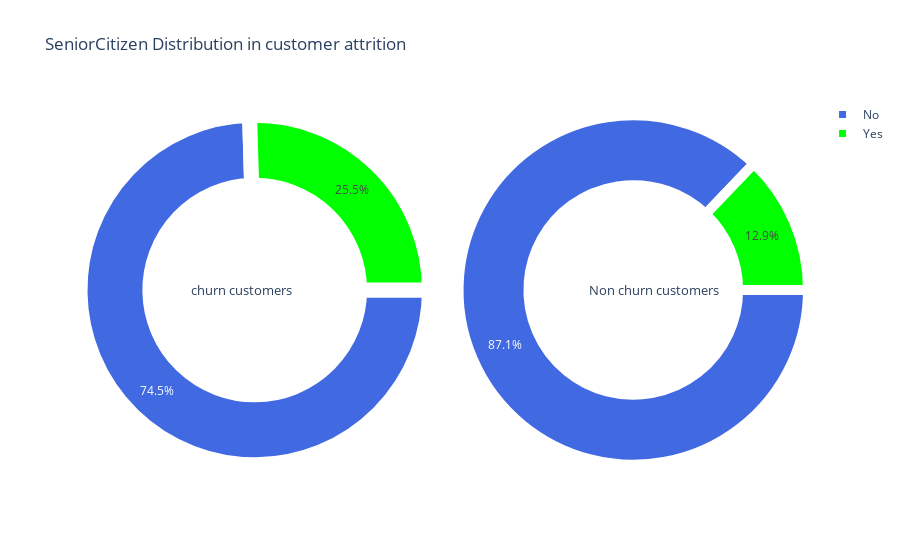

Notebook code for this chart:
### Markdown cell above
# SeniorCitizen

### Code cell
#function  for pie plot for customer attrition types
trace1 = go.Pie(values  = churn['SeniorCitizen'].value_counts().values.tolist(), # takes only values of male n female
                    labels  = churn['SeniorCitizen'].value_counts().keys().tolist(),# taeks only labels Female n male
                    domain  = dict(x = [0,.48]), # size of diagram
                    marker = dict(colors =  [ 'royalblue' ,'lime'], # colour inside the Pie charts
                             line = dict(color = "white",width = 15.0)), # line is whit an width of line 
               rotation = 90,hole = .6) # rotation like a circle & hole circle inside Pie charts
    
    
trace2 = go.Pie(values  = not_churn['SeniorCitizen'].value_counts().values.tolist(),
                    labels  = not_churn['SeniorCitizen'].value_counts().keys().tolist(),
                    domain  = dict(x = [.52,1]),
                    marker = dict(colors =  [ 'royalblue' ,'lime'],
                             line = dict(color = "white",width =  10.0)),
               rotation = 90,hole = .6)
        


layout = go.Layout(dict(title = " SeniorCitizen Distribution in customer attrition "),
                   annotations = [dict(text = "churn customers",
                                                font = dict(size = 13),# font size of Churn Customers
                                                showarrow = False,
                                                x = .15, y = .5),
                                           dict(text = "Non churn customers",
                                                font = dict(size = 13),
                                                showarrow = False,
                                                x = .88,y = .5
                                               )
                                          ]
                           )
                      

data = [trace1,trace2]
fig  = go.Figure(data = data,layout = layout)
py.iplot(fig)

### Figure 1 — Plotly figure (JSON) as saved in the notebook; plotly's stock layout.template omitted (floating-point values rounded to 4 significant figures)
{"data": [{"domain": {"x": [0, 0.48]}, "hole": 0.6, "labels": ["No", "Yes"], "marker": {"colors": ["royalblue", "lime"], "line": {"color": "white", "width": 15}}, "rotation": 90, "type": "pie", "values": [1393, 476]}, {"domain": {"x": [0.52, 1]}, "hole": 0.6, "labels": ["No", "Yes"], "marker": {"colors": ["royalblue", "lime"], "line": {"color": "white", "width": 10}}, "rotation": 90, "type": "pie", "values": [4508, 666]}], "layout": {"annotations": [{"font": {"size": 13}, "showarrow": false, "text": "churn customers", "x": 0.15, "y": 0.5}, {"font": {"size": 13}, "showarrow": false, "text": "Non churn customers", "x": 0.88, "y": 0.5}], "title": {"text": " SeniorCitizen Distribution in customer attrition "}}}
